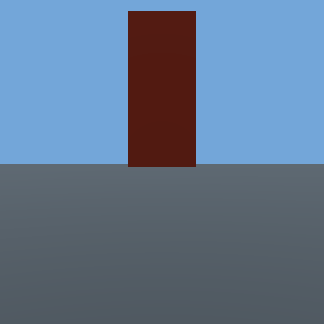
#> input picture VIO_Crazyfile/output/images/frame_000002.png, 324 x 324 px; its folder holds 4 pictures in this run
$ python diagnose_images.py
#> lines starting #> are read from the running program, lines starting #| are printed output that depends on the picture
from pathlib import Path
import cv2
import numpy as np

ROOT = Path(__file__).resolve().parent
IMAGE_DIR = ROOT / "output" / "images"
OUT_DIR = ROOT / "output"

images = sorted(IMAGE_DIR.glob("frame_*.png"))

if len(images) < 2:
    raise SystemExit(f"Not enough images in: {IMAGE_DIR}")

# چند تصویر با فاصله زمانی بیشتر برای تشخیص بررسی می‌شوند
indices = sorted(set([0, 1, 5, 10, 20, len(images) - 1]))
indices = [i for i in indices if i < len(images)]

orb = cv2.ORB_create(nfeatures=2000)
bf = cv2.BFMatcher(cv2.NORM_HAMMING)

print("Total images:", len(images))
print("\nIMAGE QUALITY")

loaded = {}

for i in indices:
    img = cv2.imread(str(images[i]), cv2.IMREAD_GRAYSCALE)
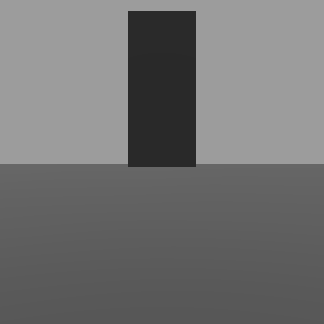
#> img: shape (324, 324); min 41, max 156, mean 113.7
    if img is None:
        print(i, "ERROR: unreadable")
        continue

    loaded[i] = img
    kp, _ = orb.detectAndCompute(img, None)
#> kp = 26 keypoints; strongest (x, y, size): (126, 162, 37.2), (197, 162, 37.2), (197, 161, 53.6), (124, 161, 53.6)

    print(
        f"Frame {i:4d} | size={img.shape} | "
        f"mean={img.mean():.2f} | std={img.std():.2f} | "
        f"ORB keypoints={len(kp) if kp else 0}"
    )
#| Frame    0 | size=(324, 324) | mean=113.70 | std=38.31 | ORB keypoints=26

print("\nPAIRWISE FEATURE MATCHING")

if 0 not in loaded:
    raise SystemExit("First image could not be loaded.")

base = loaded[0]
kp1, des1 = orb.detectAndCompute(base, None)
#> kp1 has the same summary as kp

for i, img in loaded.items():
    if i == 0:
        continue

    kp2, des2 = orb.detectAndCompute(img, None)

    if des1 is None or des2 is None:
        print(f"Frame 0 -> {i}: descriptors missing")
        continue

    pairs = bf.knnMatch(des1, des2, k=2)
    good = [m for pair in pairs if len(pair) == 2
            for m, n in [pair] if m.distance < 0.75 * n.distance]

    print(
        f"Frame 0 -> {i}: "
        f"keypoints={len(kp1)}/{len(kp2)}, "
        f"ratio-test matches={len(good)}"
    )

    if i in (1, 10, 20):
        vis = cv2.drawMatches(
            base, kp1, img, kp2, good[:100], None,
            flags=cv2.DrawMatchesFlags_NOT_DRAW_SINGLE_POINTS
        )
        target = OUT_DIR / f"matches_frame0_{i}.png"
        cv2.imwrite(str(target), vis)
        print("  Saved:", target)
#> this loop made 3 passes
#> (pairs, good) on pass 2: (26 matches, 26 matches)
#> (i, pairs, good) on pass 3: (3, 26 matches, 26 matches)
#| Frame 0 -> 1: keypoints=26/26, ratio-test matches=26
#|   Saved: VIO_Crazyfile/output/matches_frame0_1.png
#| Frame 0 -> 3: keypoints=26/26, ratio-test matches=26
#> pass 2, `vis = cv2.drawMatches( base, kp1, img, kp2, good[:100], None, flags=cv..`:
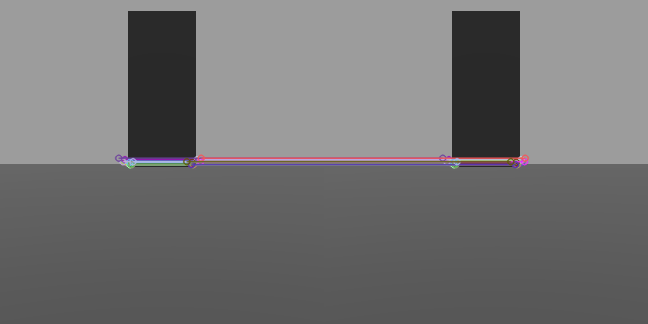
#> vis: shape (324, 648, 3); mean of channels 0, 1, 2 114.1, 113.7, 114.3; drawn as B, G, R

print("\nDiagnostic finished.")
